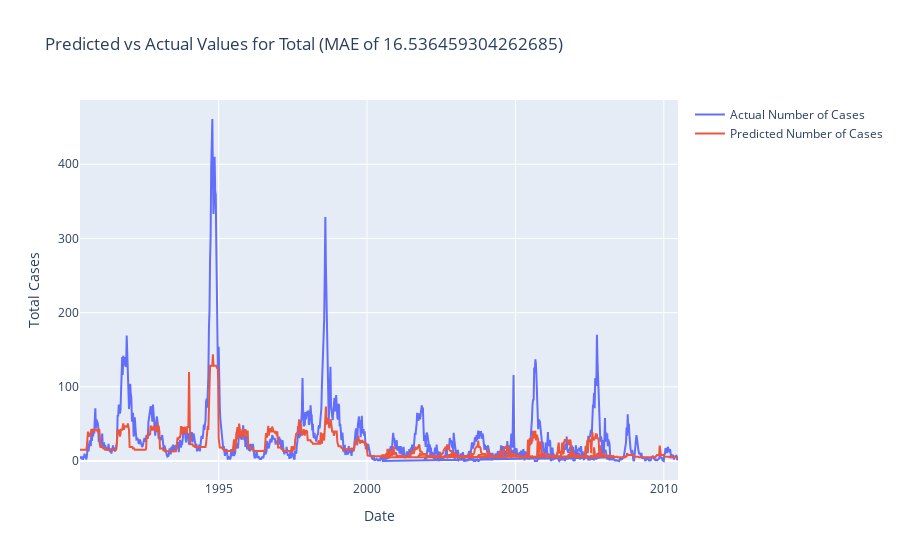
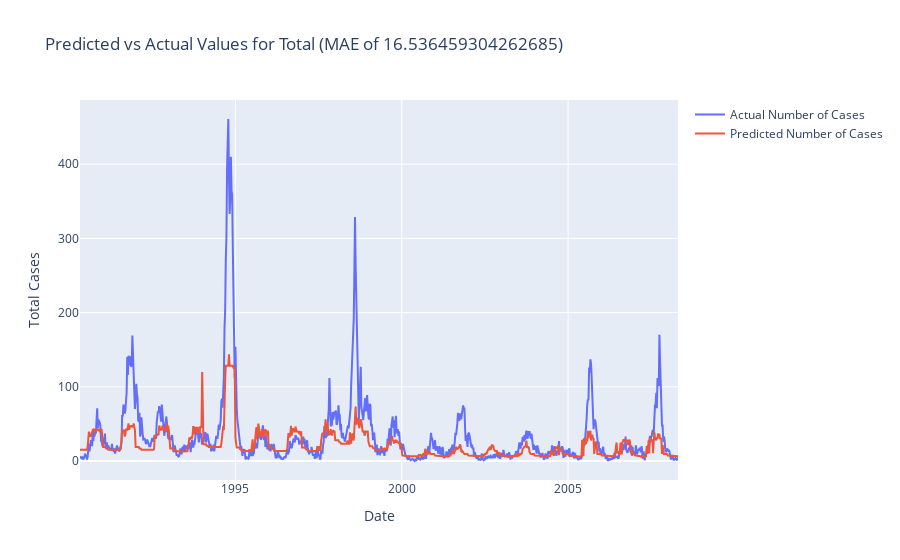

Write notebook code for charts like these, in order.
### Code cell
#Could be data snooping bias
best_est = grid_search.best_estimator_
chart_actual_and_pred(df, df_c, df_labels, best_est, 'lines', 'Total (MAE of {})'.format(abs(grid_search.best_score_)))

chart_actual_and_pred(sj_train_features, t, sj_train_labels, best_est, 'lines', 'SJ')
# chart_actual_and_pred(df, df_c, df_labels, best_est, 'lines', 'Total (MAE of {})'.format(abs(grid_search.best_score_)))

### Figure 1 — Plotly figure (JSON) as saved in the notebook; plotly's stock layout.template omitted (floating-point values rounded to 4 significant figures; data arrays with more than 128 entries replaced by an {"elided": "..."} marker saying what was removed)
{"data": [{"mode": "lines", "name": "Actual Number of Cases", "type": "scatter", "x": {"elided": "1456 str values"}, "y": {"elided": "1456 int values"}}, {"mode": "lines", "name": "Predicted Number of Cases", "type": "scatter", "x": {"elided": "1456 str values"}, "y": {"elided": "1456 float values"}}], "layout": {"title": {"text": "Predicted vs Actual Values for Total (MAE of 16.536459304262685)"}, "xaxis": {"title": {"text": "Date"}}, "yaxis": {"title": {"text": "Total Cases"}}}}

### Figure 2 — Plotly figure (JSON) as saved in the notebook; plotly's stock layout.template omitted (floating-point values rounded to 4 significant figures; data arrays with more than 128 entries replaced by an {"elided": "..."} marker saying what was removed)
{"data": [{"mode": "lines", "name": "Actual Number of Cases", "type": "scatter", "x": {"elided": "936 str values"}, "y": {"elided": "936 int values"}}, {"mode": "lines", "name": "Predicted Number of Cases", "type": "scatter", "x": {"elided": "936 str values"}, "y": {"elided": "936 float values"}}], "layout": {"title": {"text": "Predicted vs Actual Values for Total (MAE of 16.536459304262685)"}, "xaxis": {"title": {"text": "Date"}}, "yaxis": {"title": {"text": "Total Cases"}}}}
